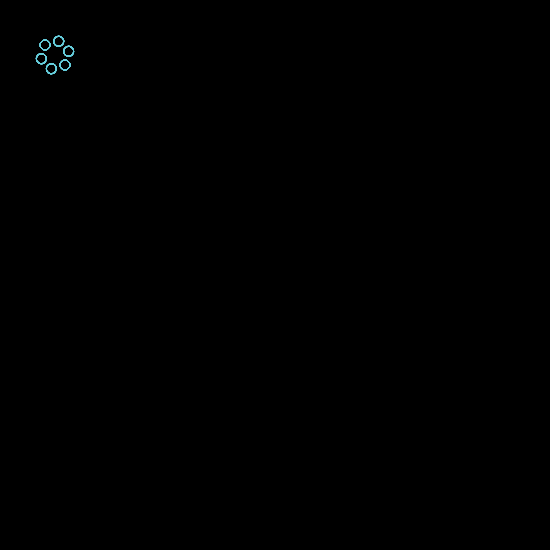
Frame 1 (no input)
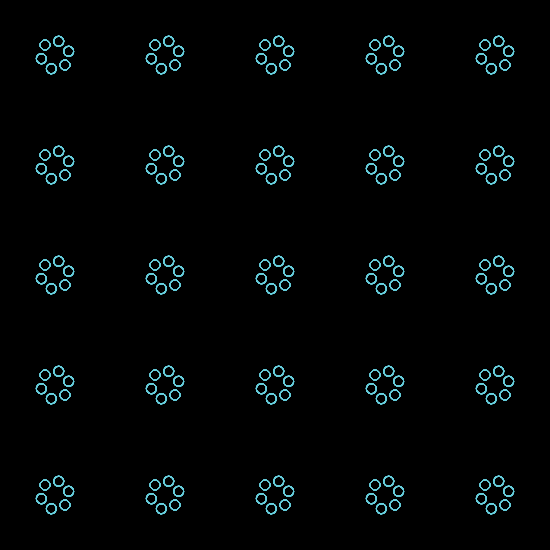
Frame 60 (no input)
Frame 120 (the mouse pressed at the canvas centre since frame 60): identical to frame 60, image omitted

The p5.js sketch that drew these frames (run headless with seeded random() and noise() and a simulated clock; from frame 60 on, the mouse is pressed at the canvas centre):

// p5.js sketch
// ── sketch.js
let timer=0
let y
function setup() {
  createCanvas(550, 550);
  background(0);
}

function draw() {
  
  timer++
  for (i = 0; i < 25; i=i+2) {
    if (timer < 26) {
      y = timer - 1;
      push();
      translate(55 + 110 * (y - floor(y / 5) * 5), 55 + floor(y / 5) * 110);
      stroke(103,206,220)
      noFill()
      pattern()
      circle(10,10,10)
      pop();
    }
  }
}

function pattern(){
  
  for(d=0;d<6;d++){
  push()
    rotate(d*PI/3)
    circle(10,10,10)
    //console.log("text")
   pop() 
  }
 
}
